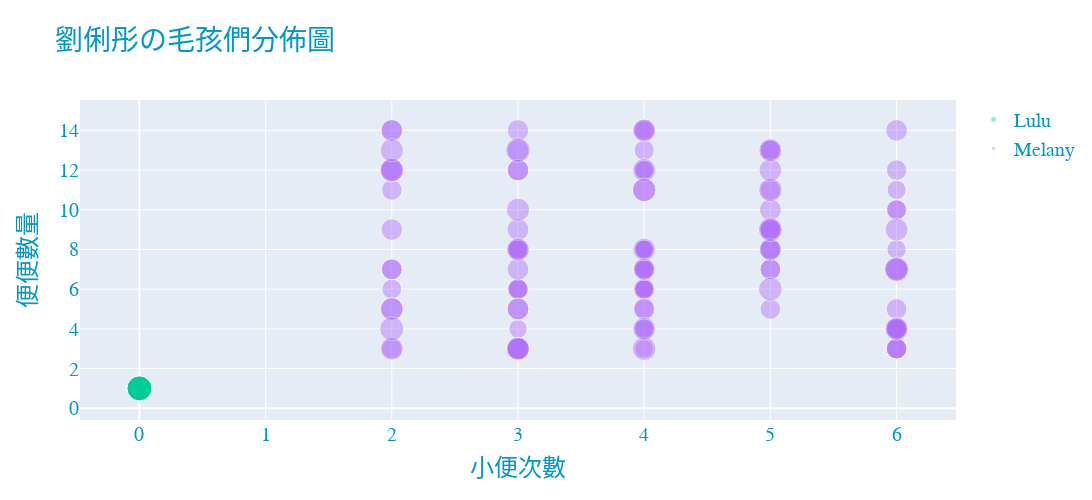

Source (notebook cell):
### Code cell
import pandas as pd
import plotly.express as px
from sklearn.cluster import KMeans
from sklearn.metrics import accuracy_score
import plotly.graph_objects as go
from pathlib import Path
from view.load_db import load_files
from plotly.subplots import make_subplots


df_pro, df_ingre, df_cath, df_allergic  = load_files()
username = '劉俐彤'
# keys
keys = df_cath[ df_cath['姓名'] == username]['Pet_Name'].unique() ##['Aegle' 'Tristian' 'Dane']
print(keys)
dict1 = dict()
for i, key in enumerate(keys):
    dict1[key] = str(i)

print(dict1)

def get_key(dict1,val):
    for key, value in dict1.items():
         if val == value:
             return key
 
    return "There is no such Key"

df_cath['which'] = df_cath[ df_cath['姓名'] == username]['Pet_Name'].map(lambda x: dict1[x]).map(int)



df_cath['體重'] = df_cath['體重'].astype(float)


category = []
for key in keys:
    category.append( df_cath[ df_cath['姓名'] == username][ df_cath[ df_cath['姓名'] == username]['Pet_Name'] == key ][[ '小便次數',  '便便數量', '體重', 'which']] )

#  plotly color https://plotly.com/python/discrete-color/

fig = make_subplots(rows=1, cols=1)

for i in range(len(category)):
    fig.add_trace(
        go.Scatter(x=category[i]['小便次數'],
                        y=category[i]['便便數量'],
                        text=category[i]['體重'].astype(float).values,
                        name=keys[i],
                        mode='markers',
                        marker=dict(size=category[i]['體重'].astype(float).values,
                                        sizemode='diameter',
                                        sizeref=category[i]['體重'].astype(float).values.max()/25,
                                        opacity=0.4,
                                        color=px.colors.qualitative.Plotly[i-8],
                                        showscale=False),
                        showlegend=True),
        row=1, col=1
    )


# X 軸
fig.update_xaxes(title_text="小便次數", showgrid=True, zeroline=True, showticklabels=True)
# Y 軸
fig.update_yaxes(title_text="便便數量", showgrid=True, zeroline=True, showticklabels=True)

fig.update_layout(height=500, width=1200, overwrite=True, title_text=f"{username}の毛孩們分佈圖",
                    font = {
                    'size': 20,
                    'family': 'fantasy',
                    'color': '#0099C6'
                    },
                    hoverlabel = {
                        'bgcolor': 'yellow',
                        'bordercolor': 'black',
                        'namelength': -1,
                        'font': {'color': 'black'}
                    }
)  #dict1=layout


diagram_path = Path('templates') / f"{username}.bubble.html"

fig.write_html(diagram_path, include_plotlyjs="cdn")
fig.show()

### Figure 1 — Plotly figure (JSON) as saved in the notebook; plotly's stock layout.template omitted (floating-point values rounded to 4 significant figures)
{"data": [{"marker": {"color": "#00CC96", "opacity": 0.4, "showscale": false, "size": [5.9, 5.9, 5.9, 5.9, 5.9, 5.9, 5.9, 5.9, 5.9, 5.9, 5.9], "sizemode": "diameter", "sizeref": 0.236}, "mode": "markers", "name": "Lulu", "showlegend": true, "text": [5.9, 5.9, 5.9, 5.9, 5.9, 5.9, 5.9, 5.9, 5.9, 5.9, 5.9], "type": "scatter", "x": [0, 0, 0, 0, 0, 0, 0, 0, 0, 0, 0], "xaxis": "x", "y": [1, 1, 1, 1, 1, 1, 1, 1, 1, 1, 1], "yaxis": "y"}, {"marker": {"color": "#AB63FA", "opacity": 0.4, "showscale": false, "size": [3.46, 3.4, 3.73, 3.72, 3.53, 3.74, 3.7, 3.7, 3.55, 3.63, 3.57, 3.45, 3.66, 3.65, 3.75, 3.48, 3.42, 3.44, 3.52, 3.41, 3.62, 3.37, 3.63, 3.35, 3.48, 3.37, 3.42, 3.46, 3.49, 3.65, 3.42, 3.39, 3.68, 3.83, 3.76, 3.76, 3.78, 3.84, 3.96, 3.79, 3.79, 3.8, 3.94, 3.97, 3.81, 3.89, 3.99, 3.8, 3.92, 3.92, 3.76, 3.76, 3.85, 3.8, 3.75, 3.93, 3.99, 3.77, 3.92, 3.91, 3.78, 3.97, 3.97, 3.78, 3.88, 3.89, 3.81, 3.98, 4.24, 4.17, 4.04, 4.3, 3.95, 4.19, 4.03, 4.17, 3.98, 4.2, 4.32, 4.1, 4.03, 4.33, 4.22, 4.24, 4.25, 4.14, 4, 3.98, 4.24, 4.23, 4.24, 4.21, 4.16, 4.18, 4.39, 4.54, 4.49, 4.2, 4.33, 4.4, 4.23, 4.3, 4.31], "sizemode": "diameter", "sizeref": 0.1816}, "mode": "markers", "name": "Melany", "showlegend": true, "text": [3.46, 3.4, 3.73, 3.72, 3.53, 3.74, 3.7, 3.7, 3.55, 3.63, 3.57, 3.45, 3.66, 3.65, 3.75, 3.48, 3.42, 3.44, 3.52, 3.41, 3.62, 3.37, 3.63, 3.35, 3.48, 3.37, 3.42, 3.46, 3.49, 3.65, 3.42, 3.39, 3.68, 3.83, 3.76, 3.76, 3.78, 3.84, 3.96, 3.79, 3.79, 3.8, 3.94, 3.97, 3.81, 3.89, 3.99, 3.8, 3.92, 3.92, 3.76, 3.76, 3.85, 3.8, 3.75, 3.93, 3.99, 3.77, 3.92, 3.91, 3.78, 3.97, 3.97, 3.78, 3.88, 3.89, 3.81, 3.98, 4.24, 4.17, 4.04, 4.3, 3.95, 4.19, 4.03, 4.17, 3.98, 4.2, 4.32, 4.1, 4.03, 4.33, 4.22, 4.24, 4.25, 4.14, 4, 3.98, 4.24, 4.23, 4.24, 4.21, 4.16, 4.18, 4.39, 4.54, 4.49, 4.2, 4.33, 4.4, 4.23, 4.3, 4.31], "type": "scatter", "x": [4, 4, 5, 6, 3, 2, 6, 4, 6, 2, 3, 4, 5, 4, 6, 3, 4, 4, 6, 4, 4, 6, 5, 4, 6, 3, 4, 4, 4, 3, 4, 4, 4, 3, 2, 5, 5, 3, 3, 6, 6, 4, 4, 6, 5, 5, 3, 6, 4, 3, 6, 5, 2, 3, 6, 2, 5, 5, 6, 3, 5, 3, 3, 2, 2, 5, 2, 4, 2, 2, 4, 5, 6, 6, 3, 3, 3, 3, 4, 5, 2, 2, 4, 6, 4, 4, 3, 2, 2, 3, 3, 2, 5, 4, 2, 6, 3, 4, 5, 5, 5, 6, 4], "xaxis": "x", "y": [8, 6, 8, 4, 8, 3, 3, 13, 10, 6, 8, 8, 9, 12, 12, 6, 7, 14, 8, 7, 5, 4, 13, 6, 11, 4, 12, 6, 4, 6, 3, 8, 4, 6, 11, 8, 13, 8, 13, 3, 5, 7, 14, 14, 7, 9, 9, 3, 6, 12, 4, 5, 7, 3, 10, 9, 10, 11, 4, 14, 7, 12, 7, 7, 14, 9, 12, 5, 12, 3, 7, 11, 7, 9, 5, 3, 5, 8, 3, 8, 5, 12, 11, 4, 12, 8, 3, 14, 13, 3, 10, 5, 12, 14, 4, 7, 13, 4, 6, 9, 13, 7, 11], "yaxis": "y"}], "layout": {"font": {"color": "#0099C6", "family": "fantasy", "size": 20}, "height": 500, "hoverlabel": {"bgcolor": "yellow", "bordercolor": "black", "font": {"color": "black"}, "namelength": -1}, "title": {"text": "劉俐彤の毛孩們分佈圖"}, "width": 1200, "xaxis": {"anchor": "y", "domain": [0, 1], "showgrid": true, "showticklabels": true, "title": {"text": "小便次數"}, "zeroline": true}, "yaxis": {"anchor": "x", "domain": [0, 1], "showgrid": true, "showticklabels": true, "title": {"text": "便便數量"}, "zeroline": true}}}
